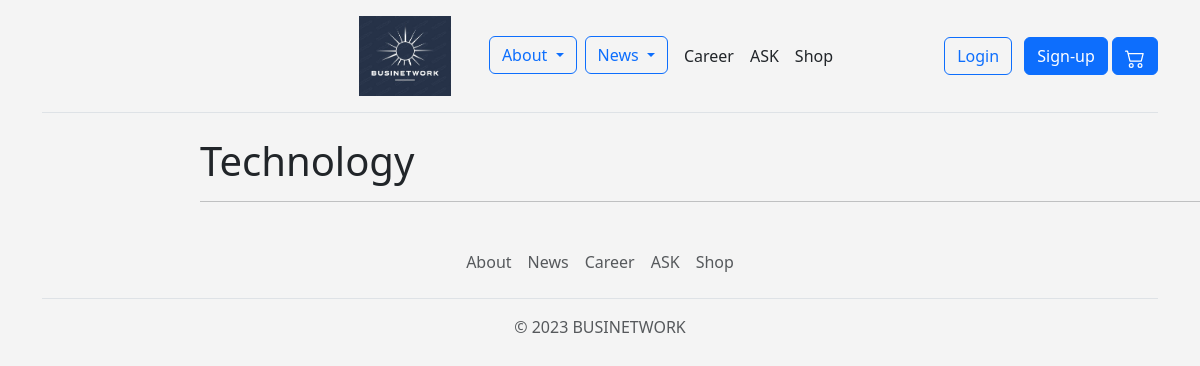
The app's page /news/events/Technology/, older data.
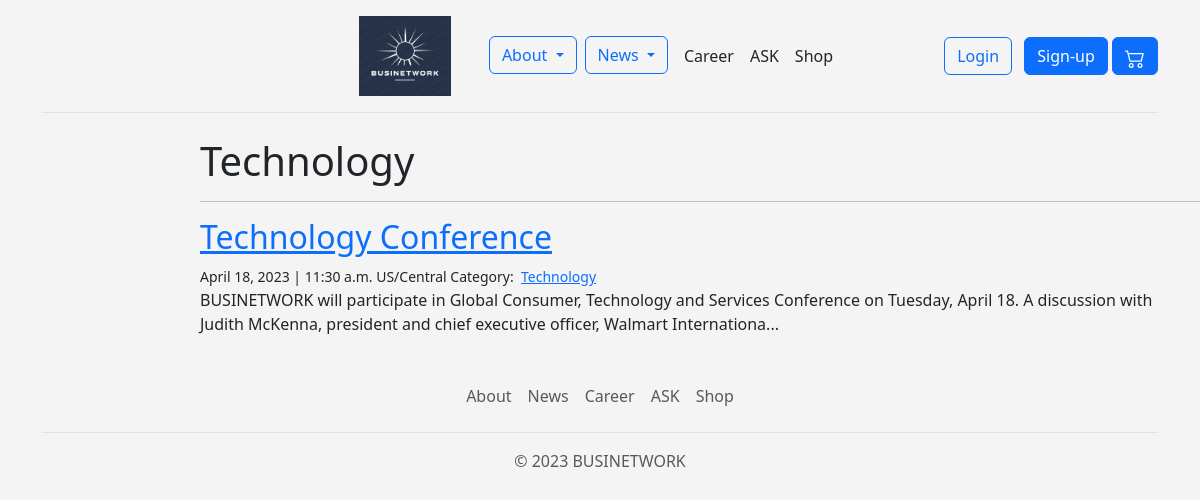
The same page, newer data.
### news_final/models.py (models this page shows, shortened)
class Category(models.Model):
    name = models.CharField(max_length=20)

class Conference(models.Model):
    date = models.DateField()
    time = models.TimeField()
    place = models.CharField(max_length=30)
    categories = models.ManyToManyField('Category', related_name='conferences')
    topic = models.CharField(max_length=30)
    about = models.TextField()
    number_of_people = models.IntegerField()

### news_final/views.py (the view)
# urls.py: path('events/<category>/', views.events_category, name='events_category'),
def events_category(request, category):
    conferences = models.Conference.objects.filter(categories__name__contains=category).order_by('-date')
    context = {
        'category': category,
        'conferences': conferences
    }
    return render(request, 'events_category.html', context)

### templates/events_category.html (shortened to what this page needs)
{% extends "base.html" %}
{% block page_content %}
<div class="'col-md-8 offset-md-2">
    <h1>{{ category | title }}</h1>
    <hr>
    {% for conference in conferences %}
    <h2><a href="{% url 'events_more' conference.pk %}">{{ conference.topic }}</a></h2>
    <small>
        {{ conference.date }} | {{ conference.time }}
        {{ conference.place }}
        Category:&nbsp;
        {% for category in conference.categories.all %}
        <a href="{% url 'events_category' category.name %}">{{ category.name }}</a>&nbsp;
        {% endfor %}
    </small>
    <p>{{conference.about | slice:":200" }}...</p>
    {% endfor %}
</div>
{% endblock %}

Row changes from the older to the newer data that the page shows:
added Category: name "Technology"
added Conference: topic "Technology Conference", date "April 18, 2023", time "11:30 a.m.", place "US/Central", about "BUSINETWORK will participate in Global Consumer, Technology and Services Conference on Tuesday, April 18. A discussion with Judith McKenna, president and chief executive officer, Walmart Internationa"
Text that changed along with them:
{{ category | title }}: "Technology" → (not shown)
